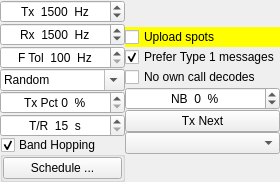
            <widget class="QWidget" name="page_2">
             <layout class="QVBoxLayout" name="verticalLayout_5" stretch="0">
              <property name="spacing">
               <number>0</number>
              </property>
              <property name="leftMargin">
               <number>0</number>
              </property>
              <property name="topMargin">
               <number>0</number>
              </property>
              <property name="rightMargin">
               <number>0</number>
              </property>
              <property name="bottomMargin">
               <number>0</number>
              </property>
              <item>
               <widget class="QWidget" name="widget_2" native="true">
                <property name="sizePolicy">
                 <sizepolicy hsizetype="Preferred" vsizetype="MinimumExpanding">
                  <horstretch>0</horstretch>
                  <verstretch>0</verstretch>
                 </sizepolicy>
                </property>
                <layout class="QHBoxLayout" name="horizontalLayout_9">
                 <property name="spacing">
                  <number>0</number>
                 </property>
                 <property name="leftMargin">
                  <number>0</number>
                 </property>
                 <property name="topMargin">
                  <number>0</number>
                 </property>
                 <property name="rightMargin">
                  <number>0</number>
                 </property>
                 <property name="bottomMargin">
                  <number>0</number>
                 </property>
                 <item>
                  <widget class="QWidget" name="WSPR_controls_widget" native="true">
                   <property name="sizePolicy">
                    <sizepolicy hsizetype="Preferred" vsizetype="MinimumExpanding">
                     <horstretch>0</horstretch>
                     <verstretch>0</verstretch>
                    </sizepolicy>
                   </property>
                   <layout class="QGridLayout" name="gridLayout_9">
                    <property name="leftMargin">
                     <number>0</number>
                    </property>
                    <property name="topMargin">
                     <number>0</number>
                    </property>
                    <property name="rightMargin">
                     <number>0</number>
                    </property>
                    <property name="bottomMargin">
                     <number>0</number>
                    </property>
                    <property name="spacing">
                     <number>0</number>
                    </property>
                    <item row="0" column="0">
                     <layout class="QHBoxLayout" name="horizontalLayout_12" stretch="2,1">
                      <property name="spacing">
                       <number>0</number>
                      </property>
                      <item>
                       <layout class="QVBoxLayout" name="verticalLayout_7">
                        <property name="spacing">
                         <number>0</number>
                        </property>
                        <item>
                         <widget class="QSpinBox" name="WSPRfreqSpinBox">
                          <property name="maximumSize">
                           <size>
                            <width>16777215</width>
                            <height>16777215</height>
                           </size>
                          </property>
                          <property name="alignment">
                           <set>Qt::AlignCenter</set>
                          </property>
                          <property name="suffix">
                           <string>  Hz</string>
                          </property>
                          <property name="prefix">
                           <string>Tx  </string>
                          </property>
                          <property name="minimum">
                           <number>1400</number>
                          </property>
                          <property name="maximum">
                           <number>1600</number>
                          </property>
                          <property name="value">
                           <number>1500</number>
                          </property>
                         </widget>
                        </item>
                        <item>
                         <widget class="QSpinBox" name="sbFST4W_RxFreq">
                          <property name="maximumSize">
                           <size>
                            <width>16777215</width>
                            <height>16777215</height>
                           </size>
                          </property>
                          <property name="alignment">
                           <set>Qt::AlignCenter</set>
                          </property>
                          <property name="suffix">
                           <string>  Hz</string>
                          </property>
                          <property name="prefix">
                           <string>Rx  </string>
                          </property>
                          <property name="minimum">
                           <number>100</number>
                          </property>
                          <property name="maximum">
                           <number>4900</number>
                          </property>
                          <property name="singleStep">
                           <number>100</number>
                          </property>
                          <property name="value">
                           <number>1500</number>
                          </property>
                         </widget>
                        </item>
                        <item>
                         <widget class="HintedSpinBox" name="sbFST4W_FTol">
                          <property name="maximumSize">
                           <size>
                            <width>16777215</width>
                            <height>16777215</height>
                           </size>
                          </property>
                          <property name="alignment">
                           <set>Qt::AlignCenter</set>
                          </property>
                          <property name="suffix">
                           <string>  Hz</string>
                          </property>
                          <property name="prefix">
                           <string>F Tol  </string>
                          </property>
                          <property name="minimum">
                           <number>100</number>
                          </property>
                          <property name="maximum">
                           <number>500</number>
                          </property>
                          <property name="singleStep">
                           <number>100</number>
                          </property>
                         </widget>
                        </item>
                        <item>
                         <widget class="QComboBox" name="RoundRobin">
                          <property name="maximumSize">
                           <size>
                            <width>16777215</width>
                            <height>16777215</height>
                           </size>
                          </property>
                          <property name="editable">
                           <bool>true</bool>
                          </property>
                          <property name="currentIndex">
                           <number>0</number>
                          </property>
                          <item>
                           <property name="text">
                            <string>Random</string>
                           </property>
                          </item>
                          <item>
                           <property name="text">
                            <string>1/2</string>
                           </property>
                          </item>
                          <item>
                           <property name="text">
                            <string>2/2</string>
                           </property>
                          </item>
                          <item>
                           <property name="text">
                            <string>1/3</string>
                           </property>
                          </item>
                          <item>
                           <property name="text">
                            <string>2/3</string>
                           </property>
                          </item>
                          <item>
                           <property name="text">
                            <string>3/3</string>
                           </property>
                          </item>
                          <item>
                           <property name="text">
                            <string>1/4</string>
                           </property>
                          </item>
                          <item>
                           <property name="text">
                            <string>2/4</string>
                           </property>
                          </item>
                          <item>
                           <property name="text">
                            <string>3/4</string>
                           </property>
                          </item>
                          <item>
                           <property name="text">
                            <string>4/4</string>
                           </property>
                          </item>
                          <item>
                           <property name="text">
                            <string>1/5</string>
                           </property>
                          </item>
                          <item>
                           <property name="text">
                            <string>2/5</string>
                           </property>
                          </item>
                          <item>
                           <property name="text">
                            <string>3/5</string>
                           </property>
                          </item>
                          <item>
                           <property name="text">
                            <string>4/5</string>
                           </property>
                          </item>
                          <item>
                           <property name="text">
                            <string>5/5</string>
                           </property>
                          </item>
                          <item>
                           <property name="text">
                            <string>1/6</string>
                           </property>
                          </item>
                          <item>
                           <property name="text">
                            <string>2/6</string>
                           </property>
                          </item>
                          <item>
                           <property name="text">
                            <string>3/6</string>
                           </property>
                          </item>
                          <item>
                           <property name="text">
                            <string>4/6</string>
                           </property>
                          </item>
                          <item>
                           <property name="text">
                            <string>5/6</string>
                           </property>
                          </item>
                          <item>
                           <property name="text">
                            <string>6/6</string>
                           </property>
                          </item>
                         </widget>
                        </item>
                        <item>
                         <widget class="QSpinBox" name="sbTxPercent">
                          <property name="maximumSize">
                           <size>
                            <width>16777215</width>
                            <height>16777215</height>
                           </size>
                          </property>
                          <property name="toolTip">
                           <string>Percentage of minute sequences devoted to transmitting.</string>
                          </property>
                          <property name="styleSheet">
                           <string notr="true">QSpinBox:enabled[notx=&quot;true&quot;] {
	color: rgb(0, 0, 0);
	background-color: rgb(255, 255, 0);
}</string>
                          </property>
                          <property name="alignment">
                           <set>Qt::AlignCenter</set>
                          </property>
                          <property name="suffix">
                           <string>  %</string>
                          </property>
                          <property name="prefix">
                           <string>Tx Pct </string>
                          </property>
                          <property name="maximum">
                           <number>100</number>
                          </property>
                         </widget>
                        </item>
                        <item>
                         <widget class="RestrictedSpinBox" name="sbTR_FST4W">
                          <property name="maximumSize">
                           <size>
                            <width>16777215</width>
                            <height>16777215</height>
                           </size>
                          </property>
                          <property name="alignment">
                           <set>Qt::AlignCenter</set>
                          </property>
                          <property name="suffix">
                           <string>  s</string>
                          </property>
                          <property name="prefix">
                           <string>T/R  </string>
                          </property>
                          <property name="minimum">
                           <number>15</number>
                          </property>
                          <property name="maximum">
                           <number>1800</number>
                          </property>
                         </widget>
                        </item>
                        <item>
                         <widget class="QGroupBox" name="band_hopping_group_box">
                          <property name="maximumSize">
                           <size>
                            <width>16777215</width>
                            <height>50</height>
                           </size>
                          </property>
                          <property name="sizeIncrement">
                           <size>
                            <width>0</width>
                            <height>0</height>
                           </size>
                          </property>
                          <property name="title">
                           <string>Band Hopping</string>
                          </property>
                          <property name="checkable">
                           <bool>true</bool>
                          </property>
                          <layout class="QHBoxLayout" name="horizontalLayout_7">
                           <property name="spacing">
                            <number>0</number>
                           </property>
                           <property name="leftMargin">
                            <number>0</number>
                           </property>
                           <property name="topMargin">
                            <number>0</number>
                           </property>
                           <property name="rightMargin">
                            <number>0</number>
                           </property>
                           <property name="bottomMargin">
                            <number>0</number>
                           </property>
                           <item>
                            <widget class="QPushButton" name="band_hopping_schedule_push_button">
                             <property name="toolTip">
                              <string>Choose bands and times of day for band-hopping.</string>
                             </property>
                             <property name="text">
                              <string>Schedule ...</string>
                             </property>
                            </widget>
                           </item>
                          </layout>
                         </widget>
                        </item>
                       </layout>
                      </item>
                      <item>
                       <layout class="QVBoxLayout" name="verticalLayout_8">
                        <property name="spacing">
                         <number>0</number>
                        </property>
                        <item>
                         <layout class="QVBoxLayout" name="verticalLayout_2">
                          <property name="spacing">
                           <number>0</number>
                          </property>
                          <item>
                           <layout class="QHBoxLayout" name="horizontalLayout_10">
                            <property name="spacing">
                             <number>0</number>
                            </property>
                            <item>
                             <widget class="QCheckBox" name="cbUploadWSPR_Spots">
                              <property name="maximumSize">
                               <size>
                                <width>16777215</width>
                                <height>16777215</height>
                               </size>
                              </property>
                              <property name="toolTip">
                               <string>Upload decoded messages to WSPRnet.org.</string>
                              </property>
                              <property name="styleSheet">
                               <string notr="true">QCheckBox:unchecked {
	color: rgb(0, 0, 0);
	background-color: rgb(255, 255, 0);
}</string>
                              </property>
                              <property name="text">
                               <string>Upload spots</string>
                              </property>
                             </widget>
                            </item>
                           </layout>
                          </item>
                          <item>
                           <widget class="QCheckBox" name="WSPR_prefer_type_1_check_box">
                            <property name="maximumSize">
                             <size>
                              <width>16777215</width>
                              <height>16777215</height>
                             </size>
                            </property>
                            <property name="toolTip">
                             <string>&lt;html&gt;&lt;head/&gt;&lt;body&gt;&lt;p&gt;6 digit locators cause 2 different messages to be sent, the second contains the full locator but only a hashed callsign, other stations must have decoded the first once before they can decode your call in the second. Check this option to only send 4 digit locators if it will avoid the two message protocol.&lt;/p&gt;&lt;/body&gt;&lt;/html&gt;</string>
                            </property>
                            <property name="accessibleDescription">
                             <string>6 digit locators cause 2 different messages to be sent, the second contains the full locator but only a hashed callsign, other stations must have decoded the first once before they can decode your call in the second. Check this option to only send 4 digit locators if it will avoid the two message protocol.</string>
                            </property>
                            <property name="text">
                             <string>Prefer Type 1 messages</string>
                            </property>
                            <property name="checked">
                             <bool>true</bool>
                            </property>
                           </widget>
                          </item>
                          <item>
                           <widget class="QCheckBox" name="cbNoOwnCall">
                            <property name="maximumSize">
                             <size>
                              <width>16777215</width>
                              <height>16777215</height>
                             </size>
                            </property>
                            <property name="toolTip">
                             <string>&lt;html&gt;&lt;head/&gt;&lt;body&gt;&lt;p&gt;No own call decodes.&lt;/p&gt;&lt;/body&gt;&lt;/html&gt;</string>
                            </property>
                            <property name="text">
                             <string>No own call decodes</string>
                            </property>
                           </widget>
                          </item>
                          <item>
                           <widget class="QSpinBox" name="sbNB">
                            <property name="minimumSize">
                             <size>
                              <width>0</width>
                              <height>0</height>
                             </size>
                            </property>
                            <property name="maximumSize">
                             <size>
                              <width>16777215</width>
                              <height>16777215</height>
                             </size>
                            </property>
                            <property name="alignment">
                             <set>Qt::AlignCenter</set>
                            </property>
                            <property name="suffix">
                             <string>  %</string>
                            </property>
                            <property name="prefix">
                             <string>NB  </string>
                            </property>
                            <property name="minimum">
                             <number>-2</number>
                            </property>
                            <property name="maximum">
                             <number>25</number>
                            </property>
                           </widget>
                          </item>
                          <item>
                           <layout class="QHBoxLayout" name="horizontalLayout_13">
                            <property name="spacing">
                             <number>0</number>
                            </property>
                            <item>
                             <widget class="QPushButton" name="pbTxNext">
                              <property name="maximumSize">
                               <size>
                                <width>16777215</width>
                                <height>16777215</height>
                               </size>
                              </property>
                              <property name="toolTip">
                               <string>&lt;html&gt;&lt;head/&gt;&lt;body&gt;&lt;p&gt;Transmit during the next sequence.&lt;/p&gt;&lt;/body&gt;&lt;/html&gt;</string>
                              </property>
                              <property name="styleSheet">
                               <string notr="true">QPushButton:checked {
	color: rgb(0, 0, 0);
	background-color: red;
	border-style: outset;
	border-width: 1px;
	border-radius: 5px;
	border-color: black;
	min-width: 5em;
	padding: 3px;
}</string>
                              </property>
                              <property name="text">
                               <string>Tx Next</string>
                              </property>
                              <property name="checkable">
                               <bool>true</bool>
                              </property>
                             </widget>
                            </item>
                           </layout>
                          </item>
                          <item>
                           <layout class="QHBoxLayout" name="horizontalLayout_14">
                            <property name="spacing">
                             <number>0</number>
                            </property>
                            <item>
                             <widget class="QComboBox" name="TxPowerComboBox">
                              <property name="maximumSize">
                               <size>
                                <width>16777215</width>
                                <height>16777215</height>
                               </size>
                              </property>
                              <property name="toolTip">
                               <string>Set Tx power in dBm (dB above 1 mW) as part of your WSPR message.</string>
                              </property>
                             </widget>
                            </item>
                           </layout>
                          </item>
                         </layout>
                        </item>
                       </layout>
                      </item>
                     </layout>
                    </item>
                   </layout>
                  </widget>
                 </item>
                </layout>
               </widget>
              </item>
             </layout>
            </widget>
